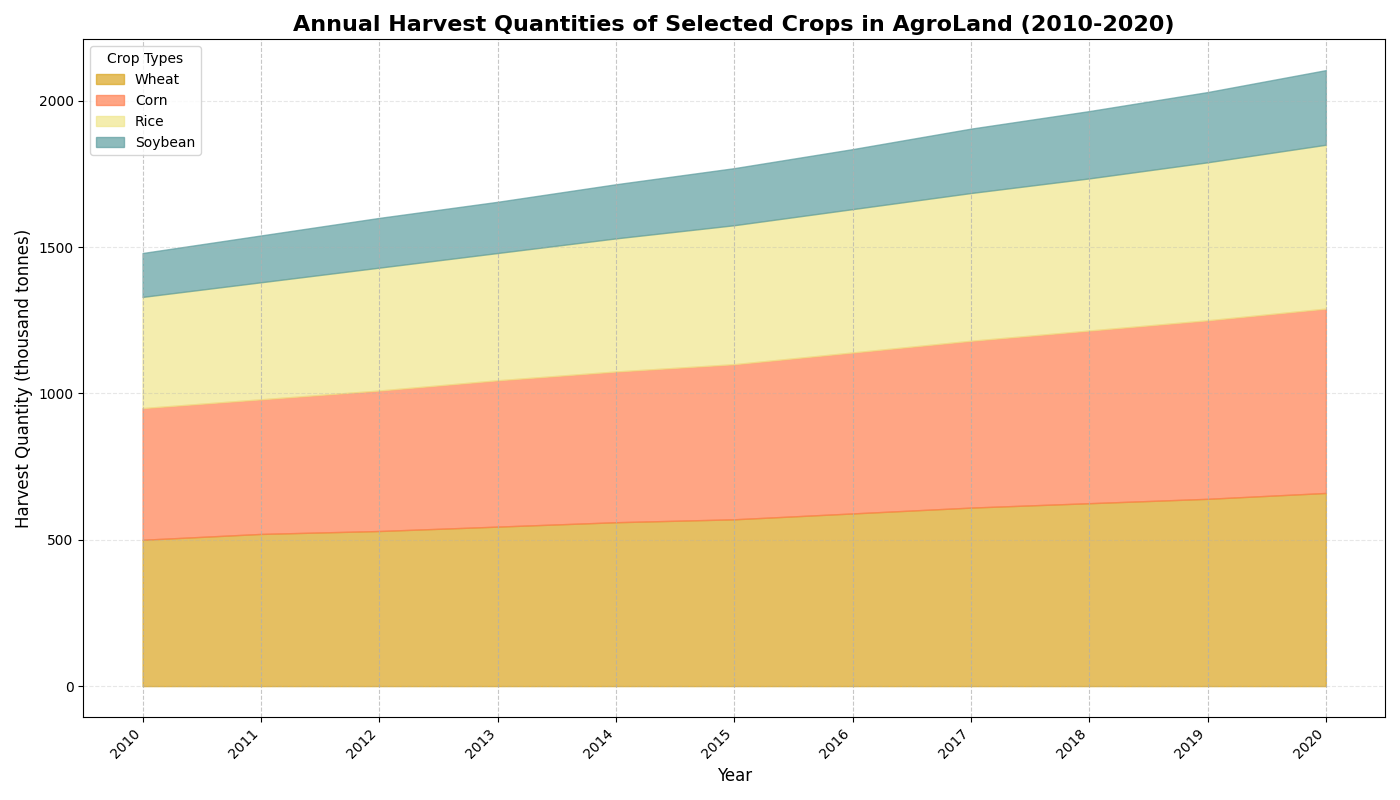

Source code (Python):
import matplotlib.pyplot as plt
import numpy as np

# Years of data collection
years = np.arange(2010, 2021)

# Simulated data for different types of crops (in thousand tonnes)
wheat_harvest = np.array([500, 520, 530, 545, 560, 570, 590, 610, 625, 640, 660])
corn_harvest = np.array([450, 460, 480, 500, 515, 530, 550, 570, 590, 610, 630])
rice_harvest = np.array([380, 400, 420, 435, 455, 475, 490, 505, 520, 540, 560])
soybean_harvest = np.array([150, 160, 170, 175, 185, 195, 205, 220, 230, 240, 255])

# Creating the figure and subplots
fig, ax = plt.subplots(figsize=(14, 8))

# Stacked area plot
ax.fill_between(years, 0, wheat_harvest, color='goldenrod', alpha=0.7, label='Wheat')
ax.fill_between(years, wheat_harvest, wheat_harvest + corn_harvest, color='coral', alpha=0.7, label='Corn')
ax.fill_between(years, wheat_harvest + corn_harvest, wheat_harvest + corn_harvest + rice_harvest, color='khaki', alpha=0.7, label='Rice')
ax.fill_between(years, wheat_harvest + corn_harvest + rice_harvest, 
                wheat_harvest + corn_harvest + rice_harvest + soybean_harvest, 
                color='cadetblue', alpha=0.7, label='Soybean')

# Set title and labels
ax.set_title("Annual Harvest Quantities of Selected Crops in AgroLand (2010-2020)", fontsize=16, fontweight='bold')
ax.set_xlabel("Year", fontsize=12)
ax.set_ylabel("Harvest Quantity (thousand tonnes)", fontsize=12)

# Configure x-axis ticks
plt.xticks(years, rotation=45, ha="right")

# Add legend
ax.legend(loc='upper left', title='Crop Types')

# Improve readability with grid lines
plt.grid(axis='x', linestyle='--', alpha=0.7)
plt.grid(axis='y', linestyle='--', alpha=0.3)

# Automatically adjust layout
plt.tight_layout()

# Display the plot
plt.show()
